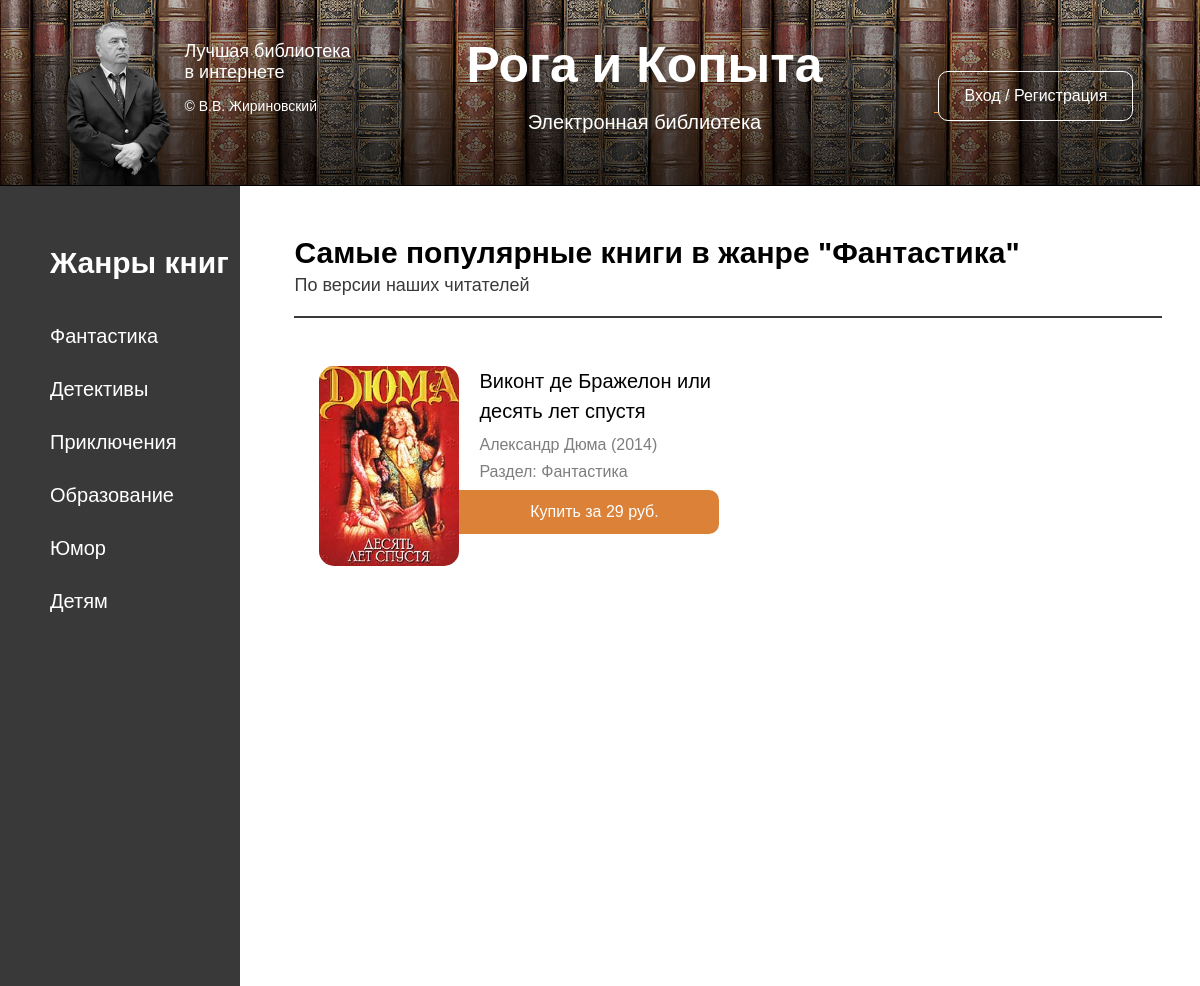
Page /genre?genre=fantasys on the committed database.
### tables this page shows
CREATE TABLE IF NOT EXISTS `genres` (
  `id` int(11) NOT NULL AUTO_INCREMENT,
  `url` varchar(15) NOT NULL,
  `title` varchar(20) NOT NULL,
  `approved` tinyint(4) NOT NULL DEFAULT '1',
  PRIMARY KEY (`id`)
);

CREATE TABLE IF NOT EXISTS `books` (
  `id` int(11) NOT NULL AUTO_INCREMENT,
  `title` varchar(150) NOT NULL,
  `author` varchar(150) NOT NULL,
  `year` int(4) NOT NULL,
  `genre` varchar(30) NOT NULL,
  `price` int(11) NOT NULL,
  `user` int(11) NOT NULL,
  PRIMARY KEY (`id`)
);

### genre.php (the view)
<? include 'header.php' ?>
<? $result = $mysqli->query("SELECT * FROM genres WHERE url = '$_GET[genre]'"); ?>
<? $genre  = $result->fetch_array(); ?>
<main>
	<h3 class="title">Самые популярные книги в жанре "<?=$genre['title']?>"</h3>
	<h4>По версии наших читателей</h4>
	<hr>
	<? $result = $mysqli->query("SELECT * FROM books WHERE genre = '$genre[title]'"); ?>
	<? if ($result->num_rows == 0): ?>
		<p>В этом жанре пока не добавлено ни одной книги. А жаль.</p>
	<? else: ?>
		<? while ($book = $result->fetch_array()): ?>
			<section class="book">
				<img src="img/books/<?=$book['id']?>.jpg" alt="<?=$book['title']?>" width="140" height="200" style="border-radius:15px;">
				<div class="description">
					<div class="title"><?=$book['title']?></div>
					<div class="information"><?=$book['author']?> (<?=$book['year']?>)<br>Раздел: <?=$book['genre']?></div>
				</div>
				<div class="buy">Купить за <?=$book['price']?> руб.</div>
			</section>
		<? endwhile ?>
	<? endif ?>
</main>

### header.php (shortened to what this page needs)
<? if (!isset($mysqli)) $mysqli = new mysqli('localhost', 'root', '', 'roga'); ?>
<!DOCTYPE html>
<html>
<head>
	<link rel="stylesheet" type="text/css" href="style.css">
</head>
<body>
<header>
	<hgroup>
		<div id="left">
			<img src="img/photo.png">
			<p>Лучшая библиотека<br>в интернете</p>
			<p class="description">© В.В. Жириновский</p>
		</div>
		<a href="//roga.ru">
			<div id="center">
				<h1>Рога и Копыта</h1>
				<h2>Электронная библиотека</h2>
			</div>
		</a>
		<div id="right">
			<? if (isset($_SESSION['login'])): ?>
				<a href="/admin">Админ-панель</a>
			<? else: ?>
				<a href="/login">Вход</a> / <a href="/registration">Регистрация</a>
			<? endif ?>
		</div>
	</hgroup>
</header>
<aside>
	<h3>Жанры книг</h3>
	<ul>
		<? $result = $mysqli->query("SELECT * FROM genres WHERE approved = 1"); ?>
		<? while ($genre = $result->fetch_array()): ?>
			<a href="genre?genre=<?=$genre['url']?>"><li><?=$genre['title']?></li></a>
		<? endwhile ?>
	</ul>
</aside>

### style.css (style rules this page uses)
body, html { padding: 0; margin: 0; font-family: 'Roboto Slab', sans-serif; height: 100%; }
h3 { font-size: 30px; }
hr { background: #393939; height: 2px; border: none; }
a { color: #FF9637; }
hgroup { content: ''; width: 100%; height: 100%; display: block; padding: 21px; box-sizing: border-box; background: -moz-linear-gradient(top, rgba(0,0,0,0.2) 0%, rgba(0,0,0,0.7) 100%); background: -webkit-gradient(linear, left top, left bottom, color-stop(0%,rgba(0,0,0,0.2)), color-stop(100%,rgba(0,0,0,0.7))); background: -webkit-linear-gradient(top, rgba(0,0,0,0.2) 0%,rgba(0,0,0,0.7) 100%); background: -o-linear-gradient(top, rgba(0,0,0,0.2) 0%,rgba(0,0,0,0.7) 100%); background: -ms-linear-gradient(top, rgba(0,0,0,0.2) 0%,rgba(0,0,0,0.7) 100%); background: linear-gradient(to bottom, rgba(0,0,0,0.2) 0%,rgba(0,0,0,0.7) 100%); filter: progid:DXImageTransform.Microsoft.gradient( startColorstr='#33000000', endColorstr='#b3000000',GradientType=0 ); }
header { background: url('img/bg.png') repeat-x; height: 185px; margin: 0 auto; text-align: center; color: #fff; font-weight: 900; border-bottom: 1px #000 solid; }
hgroup #left { display: inline-block; padding-left: 40px; }
hgroup #left img { float: left; margin-right: 15px; }
hgroup #left p { float: left; font-weight: normal; text-align: left; font-size: 18px; margin: 20px 0 15px; }
hgroup #left p.description { float: none; font-weight: 100; font-size: 14px; }
hgroup #center { display: inline-block; vertical-align: top; width: 50%; color: #fff; }
hgroup h1 { font-size: 50px; margin: 15px 0 15px; }
hgroup h2 { font-weight: 300; font-size: 20px; }
hgroup #right { display: inline-block; margin-right: 40px; border: 1px #fff solid; padding: 15px 25px 15px 25px; border-radius: 10px; font-weight: normal; vertical-align: top; margin-top: 50px; }
hgroup #right a { color: #fff; text-decoration: none; }
aside { background: #393939; width: 20%; padding: 30px 0 30px 0; color: #fff; font-size: 20px; display: inline-block; box-sizing: border-box; min-height: 100%; }
aside h3 { padding-left: 50px; }
aside a { color: #fff; text-decoration: none; }
aside ul { list-style: none; padding: 0; }
aside ul li { padding: 15px 0 15px 50px; }
main { display: inline-block; vertical-align: top; padding: 50px 30px 40px 50px; width: 79%; box-sizing: border-box; }
main .title { margin: 0; }
main h4 { margin: 5px 0 20px; color: #393939; font-weight: 300; font-size: 18px }
.book { padding: 40px 30px 20px 25px; width: 400px; line-height: 1.5; display: inline-block; vertical-align: top; }
.book img { float: left; margin-right: 20px; }
.book .description { padding: 0 0 5px 15px; }
.book .description .title { font-size: 20px; padding-bottom: 5px; }
.book .description .information { font-size: 16px; color: #7e7e7e; line-height: 1.7; }
.book .buy { background: #db8138; padding: 10px; border-radius: 0 10px 10px; color: #fff; font-size: 16px; text-align: center; }

### rows in the picture
genres: title "Фантастика"
genres: title "Детективы"
genres: title "Приключения"
genres: title "Образование"
genres: title "Юмор"
genres: title "Детям"
books: title "Виконт де Бражелон или десять лет спустя", author "Александр Дюма", year "2014", genre "Фантастика", price "29"
